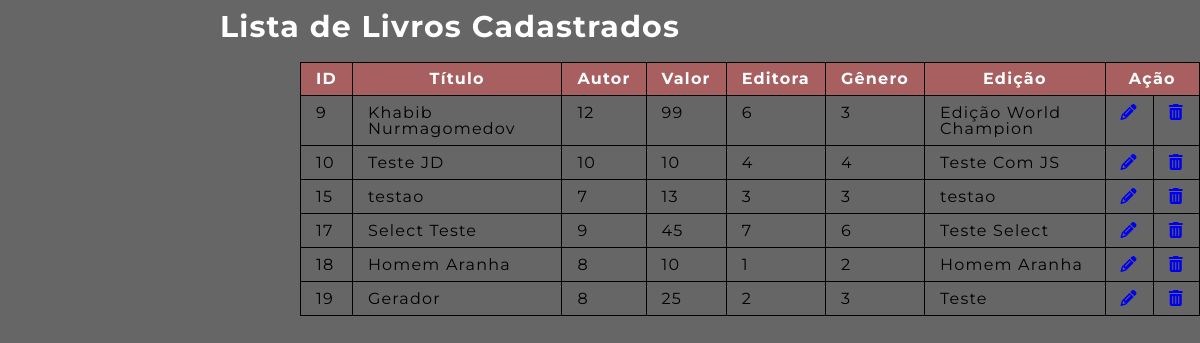
/listalivros.php, run on the app's committed database.
### tables this page shows
CREATE TABLE `livros` (
  `idlivro` int(11) NOT NULL,
  `titulo` varchar(50) NOT NULL,
  `autor` int(11) NOT NULL,
  `valor` float NOT NULL,
  `editora` int(11) NOT NULL,
  `genero` int(11) NOT NULL,
  `edicao` varchar(45) NOT NULL
);

### listalivros.php (the view, shortened to what this page needs)
<!DOCTYPE html>
<html lang="pt-br">
<head>
    <link rel="stylesheet" href="assets/reset.css">
    <link rel="stylesheet" href="assets/styles.css">
</head>
<body>
    <h1 class="lista__livros">Lista de Livros Cadastrados</h1>
    <table border="1">
        <thead>
            <th>ID</th>
            <th>Título</th>
            <th>Autor</th>
            <th>Valor</th>
            <th>Editora</th>
            <th>Gênero</th>
            <th>Edição</th>
            <th colspan="2">Ação</th>
        </thead>
        <?php
        require('conecta.php');
        $dados = mysqli_query($conexao, "SELECT * FROM `livros`");
        while ($item = mysqli_fetch_assoc($dados)) {
        ?>
            <tr>
                <td><?= $item['idlivro'] ?></td>
                <td><?= $item['titulo'] ?></td>
                <td><?= $item['autor'] ?></td>
                <td><?= $item['valor'] ?></td>
                <td><?= $item['editora'] ?></td>
                <td><?= $item['genero'] ?></td>
                <td><?= $item['edicao'] ?></td>
                <td><a href="editarLivros.php?idlivro=<?php echo $item['idlivro']; ?>" target="_blank"><i class="fa fa-pencil"></a></td>
                <td onclick="verifica('<?= $item["idlivro"];?>')"><a href="#"><i class="fa fa-trash"></a></td>
            </tr>
        <?php } ?>
    </table>
</body>
</html>

### assets/styles.css (style rules this page uses)
body * { font-family: 'Montserrat', sans-serif; letter-spacing: 1.2px; }
body { background-color: #666666; background-position: center bottom; background-size: cover; background-repeat: no-repeat; }
.lista__livros { font-weight: bolder; font-size: 30px; margin-top: 12px; padding-left: 100px; text-align: center; padding-right: 400px; color: #FFFFFF; }
table { margin: 20px 0 40px; margin-left: 25vw; }
thead { background: #a85f5f; color: white; font-weight: bold; }
td, th { border: 1px solid #000000; padding: 8px 15px; }

### data on the page
livros: idlivro "9", titulo "Khabib Nurmagomedov", autor "12", valor "99", editora "6", genero "3", edicao "Edição World Champion"
livros: idlivro "10", titulo "Teste JD", autor "10", valor "10", editora "4", genero "4", edicao "Teste Com JS"
livros: idlivro "15", titulo "testao", autor "7", valor "13", editora "3", genero "3", edicao "testao"
livros: idlivro "17", titulo "Select Teste", autor "9", valor "45", editora "7", genero "6", edicao "Teste Select"
livros: idlivro "18", titulo "Homem Aranha", autor "8", valor "10", editora "1", genero "2", edicao "Homem Aranha"
livros: idlivro "19", titulo "Gerador", autor "8", valor "25", editora "2", genero "3", edicao "Teste"
